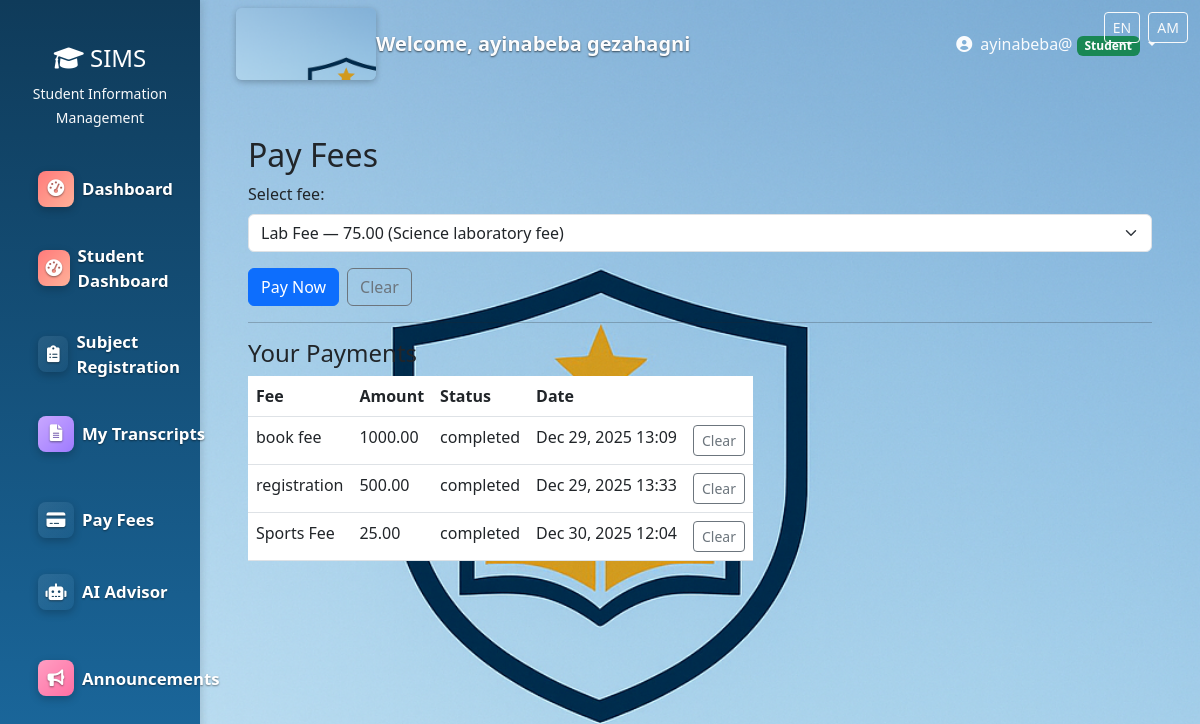
The page /students/pay-fees/ (signed in) on the database its author committed.
### users/models.py (models this page shows, shortened)
class User(AbstractUser):
    ROLE_CHOICES = (
        ('admin', 'Administrator'),
        ('teacher', 'Teacher'),
        ('student', 'Student'),
        ('registrar', 'Registrar'),
        ('finance', 'Finance Officer'),
        ('parent', 'Parent'),
    )
    role = models.CharField(max_length=20, choices=ROLE_CHOICES)
    phone = models.CharField(max_length=15, blank=True)
    address = models.TextField(blank=True)
    date_of_birth = models.DateField(null=True, blank=True)
    profile_picture = models.ImageField(upload_to='profiles/', null=True, blank=True)
    is_approved = models.BooleanField(default=False)
    created_at = models.DateTimeField(auto_now_add=True)

### payments/models.py (models this page shows, shortened)
class Payment(models.Model):
    student = models.ForeignKey(User, on_delete=models.CASCADE, limit_choices_to={'role': 'student'})
    fee_structure = models.ForeignKey(FeeStructure, on_delete=models.CASCADE)
    amount_paid = models.DecimalField(max_digits=10, decimal_places=2)
    payment_date = models.DateTimeField(auto_now_add=True)
    created_at = models.DateTimeField(auto_now_add=True)
    payment_method = models.CharField(max_length=50)
    transaction_id = models.CharField(max_length=100, unique=True)
    STATUS_CHOICES = (
        ('pending', 'Pending'),
        ('completed', 'Completed'),
        ('failed', 'Failed'),
    )
    status = models.CharField(max_length=20, choices=STATUS_CHOICES, default='pending')
    is_cleared = models.BooleanField(default=False)

class FeeStructure(models.Model):
    name = models.CharField(max_length=100)
    amount = models.DecimalField(max_digits=10, decimal_places=2)
    description = models.TextField()
    is_active = models.BooleanField(default=True)
    created_by = models.ForeignKey(User, on_delete=models.CASCADE)
    created_at = models.DateTimeField(auto_now_add=True)

### users/decorators.py (the view)
        def wrapper(request, *args, **kwargs):
            if request.user.is_authenticated:
                if request.user.role in allowed_roles or request.user.is_superuser:
                    return view_func(request, *args, **kwargs)
            messages.error(request, "You don't have permission to access this page.")
            return redirect('dashboard')

### students/views.py (called while the page is built, shortened)
@student_required
def pay_fees(request):
    fee_structures = FeeStructure.objects.filter(is_active=True)
    student_payments = Payment.objects.filter(student=request.user).select_related('fee_structure')
    context = {
        'fee_structures': fee_structures,
        'payments': student_payments,
    }
    return render(request, 'students/pay_fees.html', context)

### templates/students/pay_fees.html (shortened to what this page needs)
{% extends 'base.html' %}
{% block content %}
<div class="container py-4">
  <h2>Pay Fees</h2>
  {% if fee_structures %}
    <form method="post">
      <div class="mb-3">
        <label for="fee_structure_id" class="form-label">Select fee:</label>
        <select id="fee_structure_id" name="fee_structure_id" class="form-select">
          {% for f in fee_structures %}
            <option value="{{ f.id }}">{{ f.name }} — {{ f.amount }} ({{ f.description }})</option>
          {% endfor %}
        </select>
      </div>
      <div class="d-flex gap-2">
        <button class="btn btn-primary" type="submit" name="action" value="start_payment">Pay Now</button>
        <button class="btn btn-outline-secondary" type="submit" name="action" value="clear">Clear</button>
      </div>
    </form>
  {% else %}
    <div class="alert alert-info">No active fees available at the moment.</div>
  {% endif %}
  <hr />
  <h4>Your Payments</h4>
  {% if payments.exists %}
    <table class="table">
      <thead><tr><th>Fee</th><th>Amount</th><th>Status</th><th>Date</th><th></th></tr></thead>
      <tbody>
        {% for p in payments %}
        {% if not p.is_cleared %}
        <tr>
          <td>{{ p.fee_structure.name }}</td>
          <td>{{ p.amount_paid }}</td>
          <td>{{ p.status }}</td>
          <td>{{ p.created_at|date:"M d, Y H:i" }}</td>
          <td>
            {% if p.status == 'completed' %}
            <form method="post" style="display:inline">
              <button class="btn btn-sm btn-outline-secondary" type="submit" name="action" value="clear_payment">Clear</button>
            </form>
            {% endif %}
          </td>
        </tr>
        {% endif %}
        {% endfor %}
      </tbody>
    </table>
  {% else %}
    <p>You have no payment records.</p>
  {% endif %}
</div>
{% endblock %}

### templates/base.html (shortened to what this page needs)
<!DOCTYPE html>
{% load i18n %}
<html lang="{{ LANGUAGE_CODE|default:'en' }}">
  <head>
    {% load static %}
    <link
      href="https://cdn.jsdelivr.net/npm/bootstrap@5.3.0/dist/css/bootstrap.min.css"
      rel="stylesheet"
    />
    <link
      href="https://cdnjs.cloudflare.com/ajax/libs/font-awesome/6.0.0/css/all.min.css"
      rel="stylesheet"
    />
  </head>
  <body>
    <div style="position:fixed;right:12px;top:12px;z-index:1050">
      <form id="lang-form" action="/i18n/setlang/" method="post" style="display:inline">
        <button name="language" value="en" class="btn btn-sm btn-outline-light me-1" type="submit">EN</button>
        <button name="language" value="am" class="btn btn-sm btn-outline-light" type="submit">AM</button>
      </form>
    </div>
    {% if user.is_authenticated %}
    <div class="container-fluid">
      <div class="row">
        <nav class="col-md-3 col-lg-2 d-none d-md-block sidebar">
          <div class="position-sticky pt-4">
            <div class="text-center mb-4">
              <h4 class="text-white">
                <i class="fas fa-graduation-cap"></i> SIMS
              </h4>
              <small class="text-light">Student Information Management</small>
            </div>
            <ul class="nav flex-column">
              <li class="nav-item">
                <a
                  class="nav-link {% if request.resolver_match.url_name == 'dashboard' %}active{% endif %}"
                  href="{% url 'dashboard' %}"
                >
                  <i class="fas fa-tachometer-alt me-2"></i>Dashboard
                </a>
              </li>
              {% if user.role == 'student' or user.is_student %}
              <li class="nav-item">
                <a class="nav-link" href="{% url 'student_dashboard' %}">
                  <i class="fas fa-tachometer-alt me-2"></i>Student Dashboard
                </a>
              </li>
              <li class="nav-item">
                <a class="nav-link" href="{% url 'subject_registration' %}">
                  <i class="fas fa-clipboard-list me-2"></i>Subject Registration
                </a>
              </li>
              <li class="nav-item">
                <a class="nav-link" href="{% url 'view_transcripts' %}">
                  <i class="fas fa-file-alt me-2"></i>My Transcripts
                </a>
              </li>
              <li class="nav-item">
                <a class="nav-link" href="{% url 'pay_fees' %}">
                  <i class="fas fa-credit-card me-2"></i>Pay Fees
                </a>
              </li>
              <li class="nav-item">
                <a class="nav-link" href="{% url 'interact_with_ai' %}">
                  <i class="fas fa-robot me-2"></i>AI Advisor
                </a>
              </li>
              <li class="nav-item">
                <a class="nav-link" href="{% url 'view_announcements' %}">
                  <i class="fas fa-bullhorn me-2"></i>Announcements
                </a>
              </li>
              {% endif %}
            </ul>
          </div>
        </nav>
        <main class="col-md-9 ms-sm-auto col-lg-10 px-md-4 main-content">
          <nav
            class="navbar navbar-expand-lg navbar-light bg-white shadow-sm mb-4"
          >
            <div class="container-fluid">
              <span class="site-logo" aria-hidden="true"></span>
              <span class="navbar-brand">Welcome, {{ user.get_full_name|default:user.username }}</span>
              <div class="navbar-nav ms-auto">
                <div class="nav-item dropdown">
                  <a
                    class="nav-link dropdown-toggle"
                    href="#"
                    id="navbarDropdown"
                    role="button"
                    data-bs-toggle="dropdown"
                  >
                    <i class="fas fa-user-circle me-1"></i> {{ user.username }}
                    <span
                      class="badge bg-{% if user.role == 'admin' %}danger{% elif user.role == 'teacher' %}info{% elif user.role == 'student' %}success{% elif user.role == 'parent' %}warning{% else %}secondary{% endif %}"
                    >
                      {{ user.get_role_display }}
                    </span>
                  </a>
                </div>
              </div>
            </div>
          </nav>
          <div class="container-fluid">{% block content %}{% endblock %}</div>
        </main>
      </div>
    </div>
    {% endif %}
  </body>
</html>

### rows shown on the page
User: get_full_name "ayinabeba gezahagni", username "ayinabeba@", role "Student"
Payment: fee_structure.name "book fee", amount_paid "1000.00", status "completed", created_at "Dec 29, 2025 13:09"
Payment: fee_structure.name "registration", amount_paid "500.00", status "completed", created_at "Dec 29, 2025 13:33"
Payment: fee_structure.name "Sports Fee", amount_paid "25.00", status "completed", created_at "Dec 30, 2025 12:04"

### other values the page prints
form field fee_structure_id "Lab Fee — 75.00 (Science laboratory fee)"
